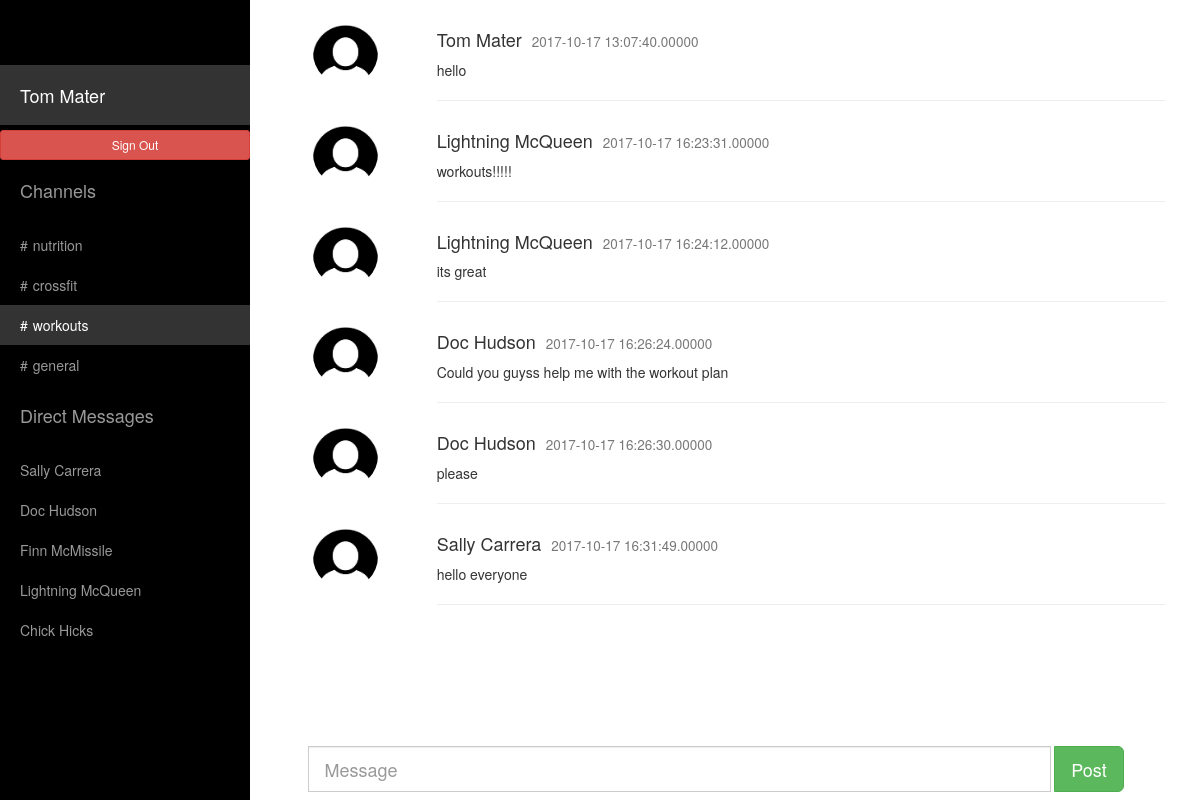
Before: /indexw.php (signed in) with the older database file.
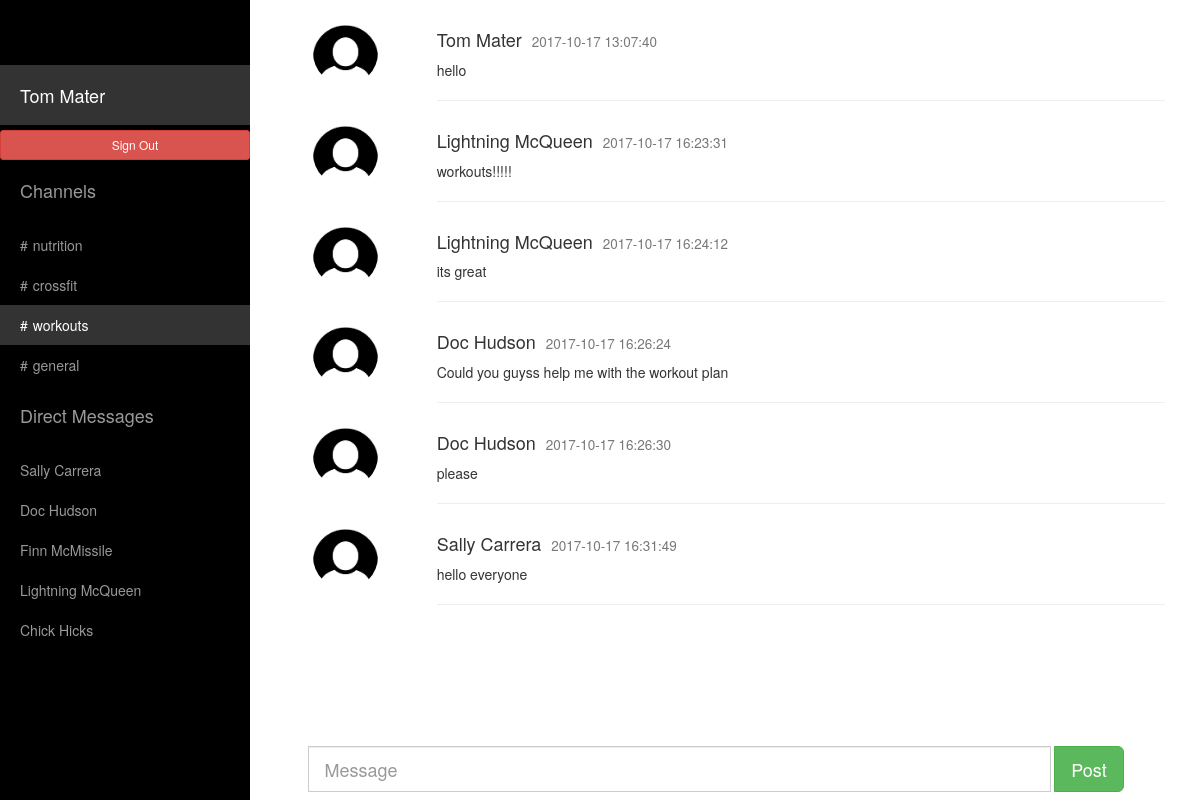
After: the same page with the newer database file.
### tables this page shows
CREATE TABLE `users_message` (
  `mess_id` int(20) NOT NULL,
  `ch_id` int(20) NOT NULL DEFAULT '0',
  `messages` varchar(2000) NOT NULL,
  `user_name` varchar(100) NOT NULL,
  `date` timestamp NOT NULL DEFAULT CURRENT_TIMESTAMP ON UPDATE CURRENT_TIMESTAMP
);

### indexw.php (the view, shortened to what this page needs)
<!DOCTYPE html>
<html lang="en">
<head>
	<link rel="stylesheet" href="https://maxcdn.bootstrapcdn.com/bootstrap/3.3.7/css/bootstrap.min.css">
    <link href="css/sidebar.css" rel="stylesheet">
  </head>
<body>
    <div id="wrapper">
        <div id="sidebar-wrapper">
            <ul class="sidebar-nav">
               <li class="sidebar-brand">
                </li>
                <li class="sidebar-brand">
                    <a style="color:white !important;" class="actives" href="index.php"><?php echo $_SESSION['user_name']; ?></a>
                </li>
				<li>
				<a style="color:white !important;" href="signout.php" class="btn btn-danger btn-sm" role="button">Sign Out</a>
				</li>
                <li class="sidebar-brand">
                    <a>Channels</a>
                </li>
				<?php
$conn = mysqli_connect("localhost","admin","M0n@rch$");
	mysqli_select_db($conn,'slack');
	 $r1=mysqli_query($conn,"select channels from users_channel where channels='".nutrition."'");
	 while($r2=mysqli_fetch_array($r1))
	 {
?>
          <li>
                    <a href="indexn.php"><span style="padding-right:5px">#</span><?php echo $r2['channels']; ?></a>
		  </li>
<?php
	 }
?>
<?php
 $r14=mysqli_query($conn,"select channels from users_channel where channels='".crossfit."'");
	 while($r24=mysqli_fetch_array($r14))
	 {
?>
      <li>
                    <a  href="indexc.php"><span style="padding-right:5px">#</span><?php echo $r24['channels']; ?></a>
		  </li>
<?php
	 }
?>
<?php
 $r15=mysqli_query($conn,"select channels from users_channel where channels='".workouts."'");
	 while($r25=mysqli_fetch_array($r15))
	 {
?>
      <li>
                    <a class="actives" style="color:white !important;" href="indexw.php"><span style="padding-right:5px">#</span><?php echo $r25['channels']; ?></a>
		  </li>
<?php
	 }
?>
<?php
 $r13=mysqli_query($conn,"select channels from users_channel where channels='".general."'");
	 while($r23=mysqli_fetch_array($r13))
	 {
?>
      <li>
                    <a  href="index.php"><span style="padding-right:5px">#</span><?php echo $r23['channels']; ?></a>
		  </li>
<?php
	 }
?>
		 <li class="sidebar-brand">
                    <a href="#">
                        Direct Messages
                    </a>
          </li>
		  <?php
	     $r11=mysqli_query($conn,"select user_name from users_info where not user_name='".$_SESSION['user_name']."'");
	     while($r22=mysqli_fetch_array($r11))
	       {
?>
		   <li>
                    <a href="#page-content-wrapper"><?php echo $r22['user_name']; ?></a>
		  </li>
<?php
		   }
?>
            </ul>
        </div>
        <div id="page-content-wrapper">
            <div class="container-fluid">
                <div class="row">
				<div  class="col-lg-12">
	 <?php
	     $r33=mysqli_query($conn,"select *from users_message where ch_id='4'");
	     while($r34=mysqli_fetch_array($r33))
	       {
?>
			<div  class="row">
        <div class="col-sm-2 text-center">
          <img src="user-image.jpg" class="img-circle" height="65" width="65" alt="Avatar">
        </div>
        <div class="col-sm-10">
          <h4><?php echo $r34['user_name'];?><small style="margin-left:10px"><?php echo $r34['date'];?></small></h4>
          <p><?php echo $r34['messages'];?></p>
          <hr>
        </div>
			</div>
<?php
		   }
?>
                    </div>
                </div>
            </div>
        </div>
		                       <nav class="navbar navbar-fixed-bottom">
								    <div class="row">
										<div class="col-sm-3 col-md-3">
										</div>
										<div class="col-sm-9 col-md-9">
											<form class="navbar-form" action="index4.php" method="post">
												<div class="row">
					<div class="input-group input-group-lg col-lg-10">
						<input type="text" name="message_post" class="form-control" placeholder="Message">
						</div>
							<div class="input-group input-group-btn col-lg-2">
								<button name="submit" value="submit" class="btn btn-success btn-lg" type="submit">
									Post
								</button>
							</div>
				</div>
			</form>
	</div>
	</div>
</nav>
    </div>
</body>
</html>

Changed rows visible on the page:
changed users_message "Tom Mater": date "2017-10-17 13:07:40.00000" → "2017-10-17 13:07:40"
changed users_message "workouts!!!!!": date "2017-10-17 16:23:31.00000" → "2017-10-17 16:23:31"
changed users_message "its great": date "2017-10-17 16:24:12.00000" → "2017-10-17 16:24:12"
changed users_message "Could you guyss help me with the workout plan": date "2017-10-17 16:26:24.00000" → "2017-10-17 16:26:24"
changed users_message "please": date "2017-10-17 16:26:30.00000" → "2017-10-17 16:26:30"
changed users_message "Sally Carrera": date "2017-10-17 16:31:49.00000" → "2017-10-17 16:31:49"
